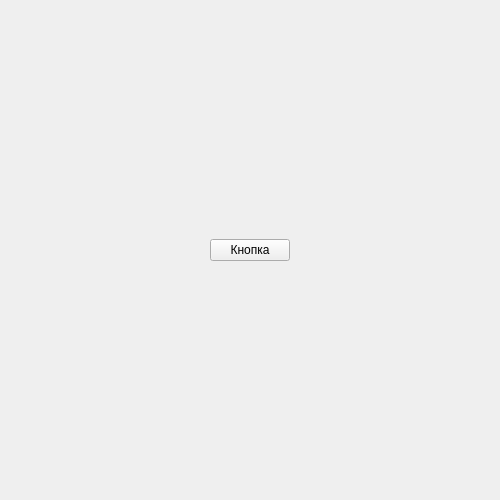
<?xml version="1.0" encoding="UTF-8"?>
<ui version="4.0">
 <class>MainWindow</class>
 <widget class="QMainWindow" name="MainWindow">
  <property name="geometry">
   <rect>
    <x>0</x>
    <y>0</y>
    <width>500</width>
    <height>500</height>
   </rect>
  </property>
  <property name="windowTitle">
   <string>Желтые окружности</string>
  </property>
  <widget class="QWidget" name="centralwidget">
   <layout class="QHBoxLayout" name="horizontalLayout">
    <item>
     <widget class="QWidget" name="widget" native="true">
      <layout class="QHBoxLayout" name="horizontalLayout_2">
       <item>
        <widget class="QPushButton" name="button">
         <property name="sizePolicy">
          <sizepolicy hsizetype="Maximum" vsizetype="Fixed">
           <horstretch>0</horstretch>
           <verstretch>0</verstretch>
          </sizepolicy>
         </property>
         <property name="text">
          <string>Кнопка</string>
         </property>
        </widget>
       </item>
      </layout>
     </widget>
    </item>
   </layout>
  </widget>
 </widget>
 <resources/>
 <connections/>
</ui>
